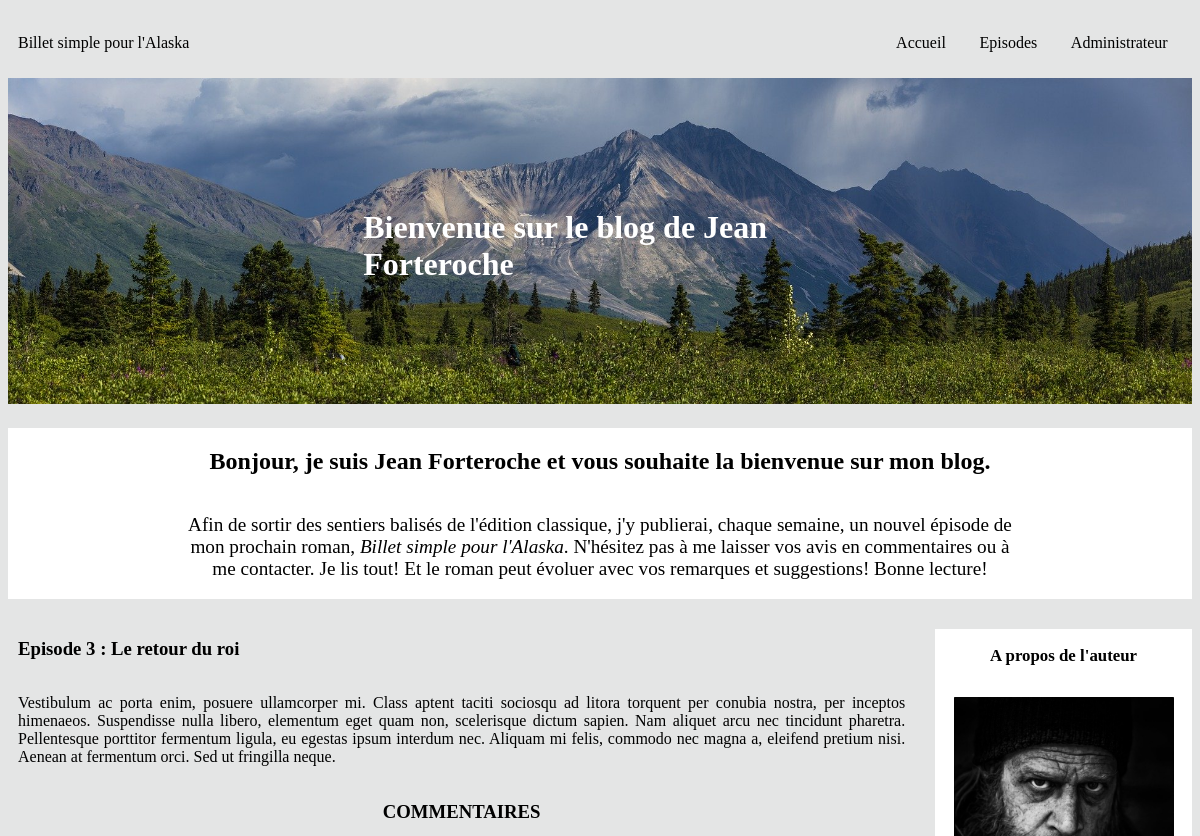
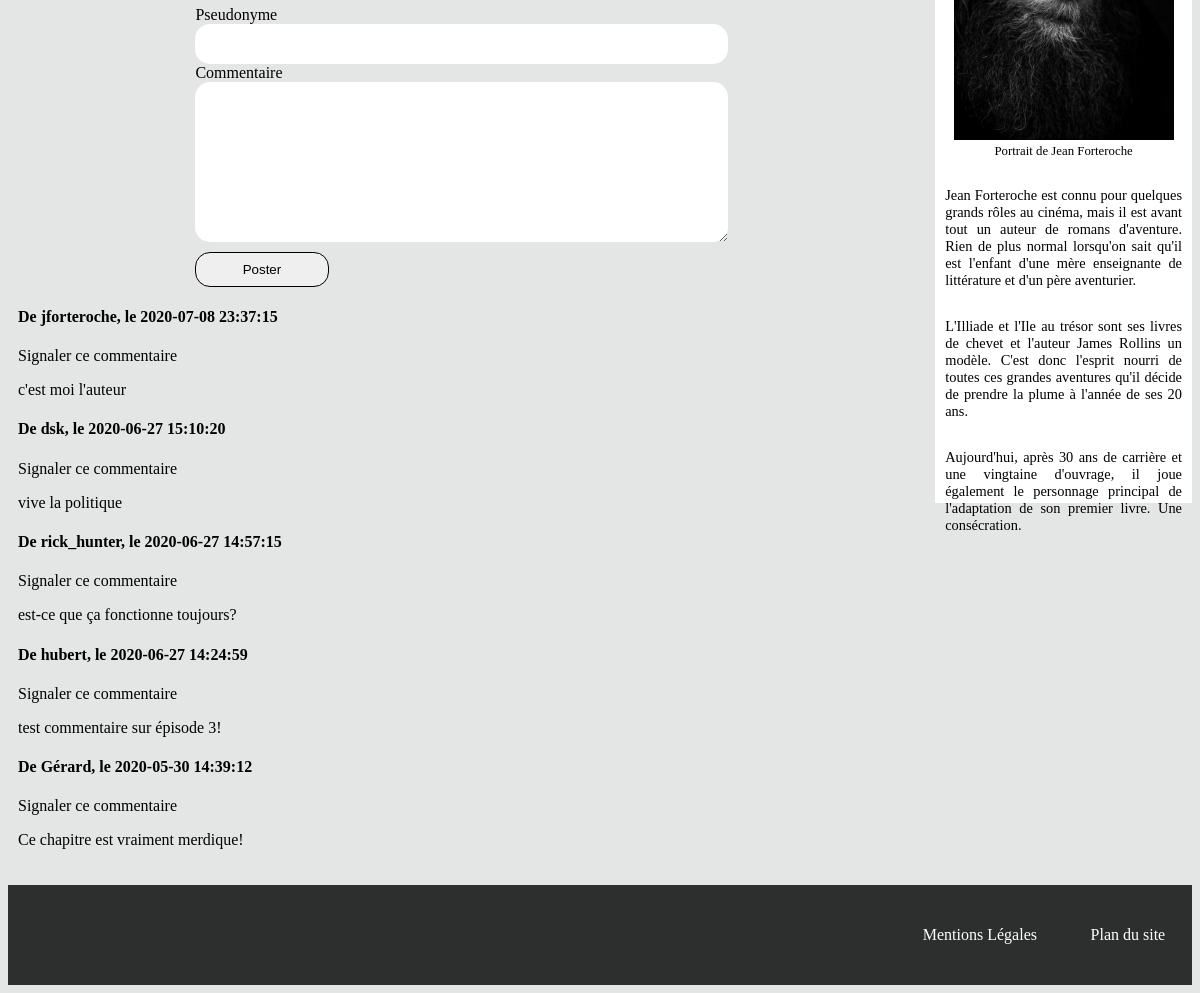
The app's page /index.php?action=post&id=3 with its own data (2 pictures, top to bottom).
### tables this page shows
CREATE TABLE IF NOT EXISTS `episodes` (
  `episode_id` tinyint(11) NOT NULL AUTO_INCREMENT,
  `numero_episode` int(11) NOT NULL,
  `episode_title` char(255) NOT NULL,
  `episode_content` text NOT NULL,
  `episode_date` datetime NOT NULL DEFAULT CURRENT_TIMESTAMP,
  PRIMARY KEY (`episode_id`)
);

CREATE TABLE IF NOT EXISTS `commentaires` (
  `comment_id` tinyint(11) NOT NULL AUTO_INCREMENT,
  `episode` tinyint(11) NOT NULL,
  `pseudo` varchar(50) NOT NULL,
  `comment` text NOT NULL,
  `comment_date` datetime NOT NULL DEFAULT CURRENT_TIMESTAMP,
  `reported_comment` tinyint(1) NOT NULL,
  PRIMARY KEY (`comment_id`),
  KEY `episode_comments` (`episode`)
);

### src/View/View.php (called while the page is built, shortened)
<?php
class View
{
    public function display(array $data, string $template, string $layout) : void
    {
        require_once($template);
    }
}

### src/Controller/FrontOffice/PostController.php (called while the page is built, shortened)
<?php
class PostController
{
    private $postManager;
    private $commentManager;
    private $view;
    private $layout;
    private $frontTemplate;
    public function __construct(PostManager $postManager, View $view, CommentManager $commentManager)
    {
        $this->postManager = $postManager;
        $this->view = $view;
        $this->commentManager = $commentManager;
        $this->frontTemplate = '../templates/frontoffice/';
        $this->layout = '../templates/frontOffice/layout.html.php';
    }
    public function displayOneEpisode(int $id) : void
    {
        $episodeData = $this->postManager->getOneEpisode($id);
        $commentsData = $this->commentManager->getComments($id);
        $data = [$episodeData, $commentsData];
        $template = $this->frontTemplate.'onepost.html.php';
        $this->view->display(['episode' => $data[0][0], 'comments' => $data[1]], $template, $this->layout);
    }
}

### public/index.php (called while the page is built, shortened)
<?php
$router = new Router();
$router->run();

### src/Model/PostManager.php (called while the page is built, shortened)
<?php
class PostManager
{
    private $database;
    public function __construct(Database $database)
    {
        $this->database = $database->databaseConnect();
    }
    public function getOneEpisode(int $id) : array
    {
        $episodes = $this->database->prepare("SELECT * FROM episodes WHERE episode_id = :episode_id");
        $episodes->bindParam(':episode_id', $id);
        $episodes->execute();
        return $episodes->fetchAll();
    }
}

### src/Service/Database.php (called while the page is built, shortened)
<?php
class Database
{
    private $servor = 'mysql:dbname=jean_forteroche;host=localhost;port=3308;chartset=utf-8';
    private $user = 'root';
    private $password = '';
    public function databaseConnect() : object
    {
        return new \PDO($this->servor, $this->user, $this->password);
    }
}

### src/Model/CommentManager.php (called while the page is built, shortened)
<?php
class CommentManager
{
    private $database;
    public function __construct(Database $database)
    {
        $this->database = $database->databaseConnect();
    }
    public function getComments(int $id) : array
    {
        $comments = $this->database->prepare('SELECT * FROM commentaires WHERE episode = :id ORDER BY comment_date DESC LIMIT 0, 10');
        $comments->bindParam(':id', $id);
        $comments->execute();
        return $comments->fetchAll();
    }
}

### Templates/Frontoffice/onepost.html.php (the view)
<article>
    <h3>Episode <?=$data['episode']['numero_episode']?> : <?=$data['episode']['episode_title']?></h3>
    <p><?=$data['episode']['episode_content']?></p>
</article>
<section class="commentaires">
    <h3>COMMENTAIRES</h3>
    <form class="comment_form" method="post" action="index.php?action=save_com&id=<?=$data['episode']['episode_id']?>">
        <label for="pseudo">Pseudonyme</label>
        <input class="input_name" type="text" name="pseudo"/>
        <label for="comment">Commentaire</label>
        <textarea class="comment_area" name="comment" rows="10" cols="40"></textarea>
        <input class="submit" type="submit" value="Poster"/>
    </form>
    <?php
        foreach($data['comments'] as $commentsData) {
    ?>
        <h4 id="comment_header">De <?=$commentsData['pseudo']?>, le <?=$commentsData['comment_date']?></h4>
        <a href="index.php?action=signal&id=<?=$data['episode']['episode_id']?>&comment_id=<?=$commentsData['comment_id']?>">
            Signaler ce commentaire
        </a>
        <p><?=$commentsData['comment']?></p>
        <?php
        }
        ?>
</section>

### public/css/style.css (style rules this page uses)
html { font-family: aileron; background-color: #e4e5e5; }
a { text-decoration: none; color: black; }
article { display: flex; flex-direction: column; }
article p { text-align: justify; }
.commentaires h3 { text-align: center; }
.comment_form { display: flex; flex-direction: column; width: 60%; margin: auto; }
.input_name { height: 30px; }
.comment_form .input_name, .comment_form .comment_area { border-radius: 15px; padding-left: 10px; padding-right: 10px; padding-top: 5px; padding-bottom: 5px; border: none; }
.submit { width: 25%; height: 35px; border-radius: 15px; border: 1px solid black; margin-top: 10px; }

### records on screen
episodes: numero_episode "3", episode_title "Le retour du roi", episode_content "Vestibulum ac porta enim, posuere ullamcorper mi. Class aptent taciti sociosqu ad litora torquent per conubia nostra, per inceptos himenaeos. Suspendisse nulla libero, elementum eget quam non, scelerisque dictum sapien. Nam aliquet arcu nec tincidunt pharetra. Pellentesque porttitor fermentum ligula, eu egestas ipsum interdum nec. Aliquam mi felis, commodo nec magna a, eleifend pretium nisi. Aenean at fermentum orci. Sed ut fringilla neque."
commentaires: pseudo "jforteroche", comment_date "2020-07-08 23:37:15", comment "c'est moi l'auteur"
commentaires: pseudo "dsk", comment_date "2020-06-27 15:10:20", comment "vive la politique"
commentaires: pseudo "rick_hunter", comment_date "2020-06-27 14:57:15", comment "est-ce que ça fonctionne toujours?"
commentaires: pseudo "hubert", comment_date "2020-06-27 14:24:59", comment "test commentaire sur épisode 3!"
commentaires: pseudo "Gérard", comment_date "2020-05-30 14:39:12", comment "Ce chapitre est vraiment merdique!"
